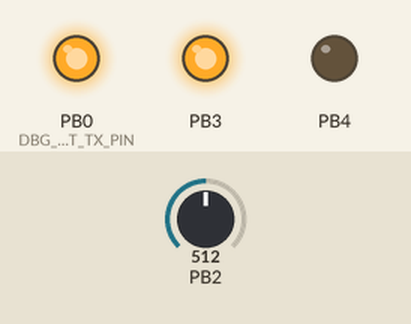
Simulated run of this program. Board: ATtiny13, built with avr-gcc and emulated at 9.6 MHz. Parts: output pins drawn as LEDs (lit = HIGH). The inputs (shaded band) are chosen by the test bench; at power-on: PB2 = 512.

Above: at 0.35 s.
At 10.2 s:
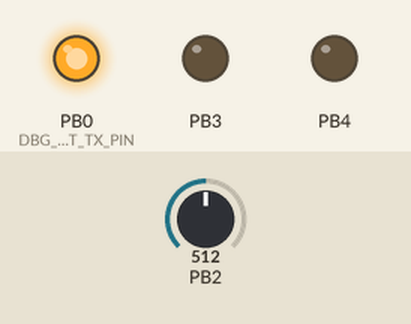
Timing chart, 0 to 15.1 s (numbered marks = the images above):
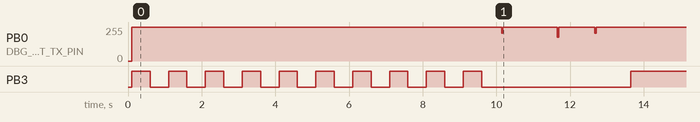

The program:

IOTMiniControler.c
```c
#define F_CPU 9600000UL

#include <stdint.h>
#include <string.h>
#include <avr/io.h>
#include <avr/interrupt.h>
#include <avr/pgmspace.h>
#include <util/delay.h>

#include "uart.h"

void sendString(char[]);
void espInit();
void espNotify(uint8_t);

uint8_t VPP();
void adcInit();
int16_t adcRead();

//#define PGM_GETSTR( str, idx ) (char*)pgm_read_word( &str[ idx ] )

//using program memory for storing long strings - saving used sram
const char Item1[] PROGMEM = "AT+CIPMUX=1"; //allow multiple connections
const char Item2[] PROGMEM = "AT+CIPSERVER=1,8889"; //init server
const char Item3[] PROGMEM = "AT+CIPSTO=0"; //no server timeout
const char Item4[] PROGMEM = "AT+CIPSEND=0,6"; //set send
const char Item5[] PROGMEM = "start\n";
const char Item6[] PROGMEM = "stop1\n";

const char * const ItemPointers[] PROGMEM = {
	Item1,
	Item2,
	Item3,
	Item4,
	Item5,
	Item6
};

char buffer[24];

int main(void)
{
	_delay_ms(100);
	//DDRB = (1<<1) | (1<<3) | (1<<4);
	DDRB = (1<<3) | (1<<4);
	adcInit();

	dbg_tx_init();
	espInit();

	uint8_t startFlag = 0;
	int16_t compareVolts = 0;

	while(1){

		compareVolts = VPP();

		//!(PINB & (1<<PB2))
		//(PINB & (1<<PB1))
		if(compareVolts == 1 && startFlag == 0){
			espNotify(0);
			startFlag = 1;

			PORTB |= (1<<PB4);
			_delay_ms(500);
		}
		else if(compareVolts == 0 && startFlag == 1){
			espNotify(1);
			startFlag = 0;

			PORTB &= ~(1<<PB4);
			_delay_ms(500);
		}

		_delay_ms(5);
	}

	return 0;
}

//wifi IC config init
void espInit(){
	for(uint8_t i = 0; i < 10; ++i){ //esp boot-up wait
		PORTB |= (1<<PB3);
		_delay_ms(500);
		PORTB &= ~(1<<PB3);
		_delay_ms(500);
	}

	memset(buffer, 0, sizeof(buffer));
	strcpy_P(buffer, (PGM_P)pgm_read_word(&(ItemPointers[0])));

	sendString(buffer); //allow multiple connections
	_delay_ms(1500);

	memset(buffer, 0, sizeof(buffer));
	strcpy_P(buffer, (PGM_P)pgm_read_word(&(ItemPointers[1])));

	sendString(buffer); //init server
	_delay_ms(1000);

	memset(buffer, 0, sizeof(buffer));
	strcpy_P(buffer, (PGM_P)pgm_read_word(&(ItemPointers[2])));

	sendString(buffer); //no server timeout
	_delay_ms(1000);

	PORTB |= (1<<PB3);
}

//send notify string to connected client
void espNotify(uint8_t i){ // 0 - start 1 - stop
	memset(buffer, 0, sizeof(buffer));
	strcpy_P(buffer, (PGM_P)pgm_read_word(&(ItemPointers[3])));

	sendString(buffer);
	_delay_ms(200);

	memset(buffer, 0, sizeof(buffer));
	strcpy_P(buffer, (PGM_P)pgm_read_word(&(ItemPointers[4 + i])));

	sendString(buffer);
}

//method for sending command to wifi IC via usart interface
void sendString(char tab[]){
	uint8_t i = 0;
	while(tab[i] != '\0'){
		uart_putchar(tab[i]);
		++i;
	}
	uart_putchar(13); //CR
	uart_putchar(10); //LF
}

//measure voltage peak to peak
uint8_t VPP()
{
	static uint8_t timer = 0;
	static int8_t changeCounter = -5;
	static uint8_t state = 0;
	static int16_t Vmin = 1024;
	static int16_t Vmax = 0;

	uint16_t input = adcRead();

	if(input > Vmax){
		Vmax = input;
	}

	if(input < Vmin){
		Vmin = input;
	}

	if(Vmax - Vmin >= 6){
		++changeCounter;
		if(changeCounter > 20){
			changeCounter = 20;
		}
	}
	else if(Vmax - Vmin < 2){
		--changeCounter;
		if(changeCounter < -20){
			changeCounter = -20;
		}
	}

	++timer;
	if(timer > 25){
		timer = 0;
		Vmin = 1024;
		Vmax = 0;
	}

	if(changeCounter > 10){
		state = 1;
	}
	else if(changeCounter < -10){
		state = 0;
	}

	return state;
}

//init analog to digital converter
void adcInit()
{
	// Set the ADC input to PB2/ADC1
	ADMUX |= (1 << MUX0);
	ADMUX |= (1 << ADLAR);

	// Set the prescaler to clock/128 & enable ADC
	ADCSRA |= (1 << ADPS1) | (1 << ADPS0) | (1 << ADEN);
}

//read value form adc
int16_t adcRead()
{
	// Start the conversion
	ADCSRA |= (1 << ADSC);

	// Wait for it to finish
	while (ADCSRA & (1 << ADSC));

	return ADCH;
}
```

uart.c
```c
#include <stdint.h>
#include <avr/io.h>
#include <avr/interrupt.h>

#include "uart.h"

#define F_CPU 9600000UL

#if DBG_UART_ENABLE

void uart_putchar(uint8_t c)
{
#define DBG_UART_TX_NUM_DELAY_CYCLES	((F_CPU/DBG_UART_BAUDRATE-16)/4+1)
#define DBG_UART_TX_NUM_ADD_NOP		((F_CPU/DBG_UART_BAUDRATE-16)%4)
	uint8_t sreg;
	uint16_t tmp;
	uint8_t numiter = 10;

	sreg = SREG;
	cli();

	asm volatile (
		/* put the START bit */
		"in %A0, %3"		"\n\t"	/* 1 */ 			/*Loads data from the I/O Space into register Rd*/
		"cbr %A0, %4"		"\n\t"	/* 1 */				/*Clear Bits in Register Rd*/
		"out %3, %A0"		"\n\t"	/* 1 */ 			/*Stores data from Rr in the register file to I/O Space/*
		/* compensate for the delay induced by the loop for the
		 * other bits */
		"nop"			"\n\t"	/* 1 */
		"nop"			"\n\t"	/* 1 */
		"nop"			"\n\t"	/* 1 */
		"nop"			"\n\t"	/* 1 */
		"nop"			"\n\t"	/* 1 */

		/* delay */
	   "1:" "ldi %A0, lo8(%5)"	"\n\t"	/* 1 */				/*Loads an 8 bit char*/
		"ldi %B0, hi8(%5)"	"\n\t"	/* 1 */
	   "2:" "sbiw %A0, 1"		"\n\t"	/* 2 */				/*Subtract Immediate from Word*/
		"brne 2b"		"\n\t"	/* 1 if EQ, 2 if NEQ */
#if DBG_UART_TX_NUM_ADD_NOP > 0
		"nop"			"\n\t"	/* 1 */
  #if DBG_UART_TX_NUM_ADD_NOP > 1
		"nop"			"\n\t"	/* 1 */
    #if DBG_UART_TX_NUM_ADD_NOP > 2
		"nop"			"\n\t"	/* 1 */
    #endif
  #endif
#endif
		/* put data or stop bit */
		"in %A0, %3"		"\n\t"	/* 1 */				/*Loads data from the I/O Space into register Rd*/
		"sbrc %1, 0"		"\n\t"	/* 1 if false,2 otherwise */	/*Skip if Bit in Register is Cleared */
		"sbr %A0, %4"		"\n\t"	/* 1 */				/*Sets specified bits in Rd register*/
		"sbrs %1, 0"		"\n\t"	/* 1 if false,2 otherwise */	/*Skip if Bit in Register is Set */
		"cbr %A0, %4"		"\n\t"	/* 1 */				/*Clear Bits in Rd register*/
		"out %3, %A0"		"\n\t"	/* 1 */				/*Stores data from Rr in the register file to I/O Space/*

		/* shift data, putting a stop bit at the empty location */
		"sec"			"\n\t"	/* 1 */				/*Sets the Carry flag in SREG*/
		"ror %1"		"\n\t"	/* 1 */				/*Rotate Right through Carry*/

		/* loop 10 times */
		"dec %2"		"\n\t"	/* 1 */
		"brne 1b"		"\n\t"	/* 1 if EQ, 2 if NEQ */		/*Branch if Not Equal*/
		: "=&w" (tmp),							/* Mcratch register */
		  "=r" (c),							/* Modify the data byte */
		  "=r" (numiter)						/* Modify number of iterations*/
		: "I" (_SFR_IO_ADDR(DBG_UART_TX_PORT)),
		  "M" (1<<DBG_UART_TX_PIN),
		  "i" (DBG_UART_TX_NUM_DELAY_CYCLES),
		  "1" (c),							/* data char parameter */
		  "2" (numiter)
	);
	SREG = sreg;
}
#undef DBG_UART_TX_NUM_DELAY_CYCLES
#undef DBG_UART_TX_NUM_ADD_NOP

#endif
```

uart.h
```c
#ifndef uart_putchar_H
#define uart_putchar_H

#include <stdint.h>

/* User setting -> Whether to enable the software UART */
#define DBG_UART_ENABLE		1

/* User setting -> Output pin the software UART */
#define DBG_UART_TX_PORT	PORTB
#define DBG_UART_TX_DDR		DDRB
#define DBG_UART_TX_PIN		PB0

/* User setting -> Software UART baudrate. */
#define DBG_UART_BAUDRATE	9600

#if DBG_UART_ENABLE

/**
 * @brief Debug software UART initialization.
 */
#define dbg_tx_init()	do { \
		DBG_UART_TX_PORT |= (1<<DBG_UART_TX_PIN); \
		DBG_UART_TX_DDR |= (1<<DBG_UART_TX_PIN); \
	} while(0)

/**
 * @brief Software UART routine for transmitting debug information.
 *
 * @warning This routine blocks all interrupts until all 10 bits  ( 1 START +
 * 8 DATA + 1 STOP) are transmitted. This would be about 1ms with 9600bps.
 *
 * @note Calculation for the number of CPU cycles, executed for one bit time:
 * F_CPU/BAUDRATE = (3*1+2) + (2*1 + (NDLY-1)*4 + 2+1) + 6*1
 *
 * (NDLY-1)*4 = F_CPU/BAUDRATE - 16
 * NDLY = (F_CPU/BAUDRATE-16)/4+1
 */
extern void uart_putchar(uint8_t c);

#else
  #define dbg_tx_init()
  #define uart_putchar(A)		((void)(A))
#endif	/* DBG_UART_ENABLE */

#endif	/* UART_PUTCHAR_H */
```

Measured:
- by itself, PB0 (DBG_UART_TX_PIN): 0/255 → 255/255 at 0.10 s
- by itself, PB3: goes 9 × (HIGH 0.50 s, LOW 0.50 s), HIGH 0.50 s, LOW 4.0 s, then HIGH
